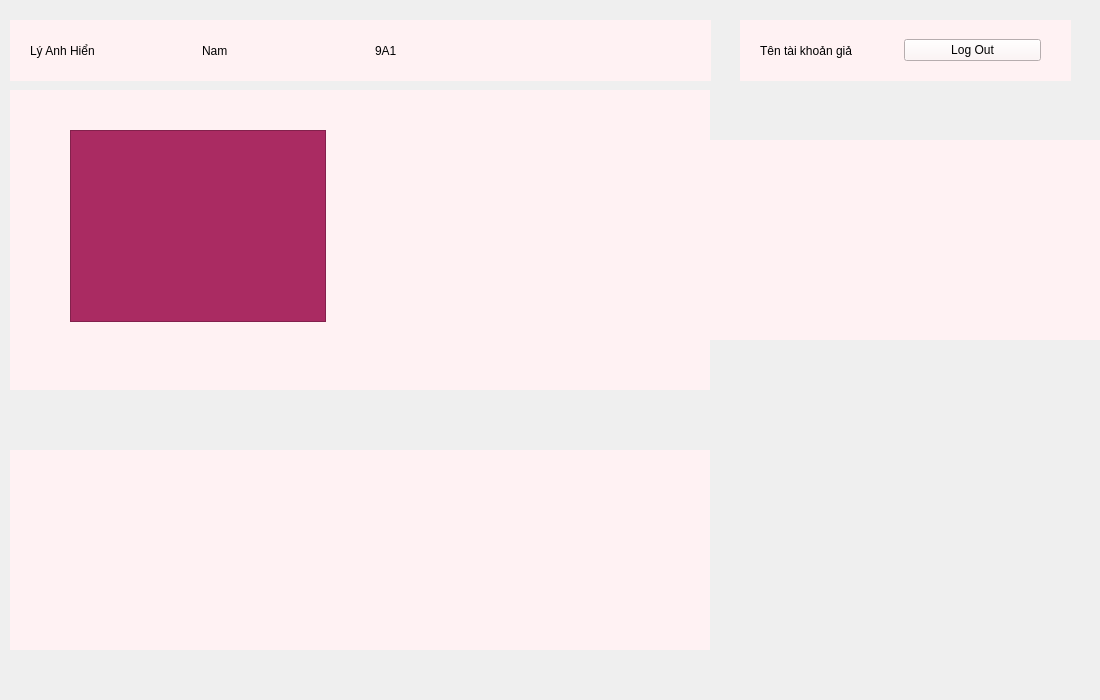
<?xml version="1.0" encoding="UTF-8"?>
<ui version="4.0">
 <class>MainWindow</class>
 <widget class="QMainWindow" name="MainWindow">
  <property name="geometry">
   <rect>
    <x>0</x>
    <y>0</y>
    <width>1100</width>
    <height>700</height>
   </rect>
  </property>
  <property name="windowTitle">
   <string>MainWindow</string>
  </property>
  <widget class="QWidget" name="centralwidget">
   <widget class="QWidget" name="widget" native="true">
    <property name="geometry">
     <rect>
      <x>10</x>
      <y>20</y>
      <width>701</width>
      <height>61</height>
     </rect>
    </property>
    <property name="styleSheet">
     <string notr="true">background-color: rgb(255, 242, 243);</string>
    </property>
    <widget class="QWidget" name="">
     <property name="geometry">
      <rect>
       <x>20</x>
       <y>10</y>
       <width>511</width>
       <height>41</height>
      </rect>
     </property>
     <layout class="QHBoxLayout" name="horizontalLayout_2">
      <item>
       <widget class="QLabel" name="label_2">
        <property name="styleSheet">
         <string notr="true">font: 14pt &quot;MS Shell Dlg 2&quot;;</string>
        </property>
        <property name="text">
         <string>Lý Anh Hiển</string>
        </property>
       </widget>
      </item>
      <item>
       <widget class="QLabel" name="label_3">
        <property name="styleSheet">
         <string notr="true">font: 14pt &quot;MS Shell Dlg 2&quot;;</string>
        </property>
        <property name="text">
         <string>Nam</string>
        </property>
       </widget>
      </item>
      <item>
       <widget class="QLabel" name="label_4">
        <property name="styleSheet">
         <string notr="true">font: 14pt &quot;MS Shell Dlg 2&quot;;</string>
        </property>
        <property name="text">
         <string>9A1</string>
        </property>
       </widget>
      </item>
     </layout>
    </widget>
   </widget>
   <widget class="QWidget" name="widget_2" native="true">
    <property name="geometry">
     <rect>
      <x>740</x>
      <y>20</y>
      <width>331</width>
      <height>61</height>
     </rect>
    </property>
    <property name="styleSheet">
     <string notr="true">background-color: rgb(255, 242, 243);</string>
    </property>
    <widget class="QWidget" name="">
     <property name="geometry">
      <rect>
       <x>20</x>
       <y>10</y>
       <width>281</width>
       <height>41</height>
      </rect>
     </property>
     <layout class="QHBoxLayout" name="horizontalLayout">
      <item>
       <widget class="QLabel" name="label">
        <property name="styleSheet">
         <string notr="true">font: 14pt &quot;MS Shell Dlg 2&quot;;</string>
        </property>
        <property name="text">
         <string>Tên tài khoản giả</string>
        </property>
       </widget>
      </item>
      <item>
       <widget class="QPushButton" name="pushButton">
        <property name="styleSheet">
         <string notr="true">font: 11pt &quot;MS Shell Dlg 2&quot;;</string>
        </property>
        <property name="text">
         <string>Log Out</string>
        </property>
       </widget>
      </item>
     </layout>
    </widget>
   </widget>
   <widget class="QWidget" name="widget_3" native="true">
    <property name="geometry">
     <rect>
      <x>10</x>
      <y>90</y>
      <width>700</width>
      <height>300</height>
     </rect>
    </property>
    <property name="styleSheet">
     <string notr="true">background-color: rgb(255, 242, 243);</string>
    </property>
    <widget class="QTableWidget" name="tableWidget">
     <property name="geometry">
      <rect>
       <x>60</x>
       <y>40</y>
       <width>256</width>
       <height>192</height>
      </rect>
     </property>
     <property name="styleSheet">
      <string notr="true">background-color: rgb(170, 43, 98);</string>
     </property>
    </widget>
   </widget>
   <widget class="QWidget" name="widget_4" native="true">
    <property name="geometry">
     <rect>
      <x>10</x>
      <y>450</y>
      <width>700</width>
      <height>200</height>
     </rect>
    </property>
    <property name="styleSheet">
     <string notr="true">background-color: rgb(255, 242, 243);</string>
    </property>
   </widget>
   <widget class="QWidget" name="widget_5" native="true">
    <property name="geometry">
     <rect>
      <x>660</x>
      <y>140</y>
      <width>700</width>
      <height>200</height>
     </rect>
    </property>
    <property name="styleSheet">
     <string notr="true">background-color: rgb(255, 242, 243);</string>
    </property>
   </widget>
  </widget>
 </widget>
 <resources/>
 <connections/>
</ui>
